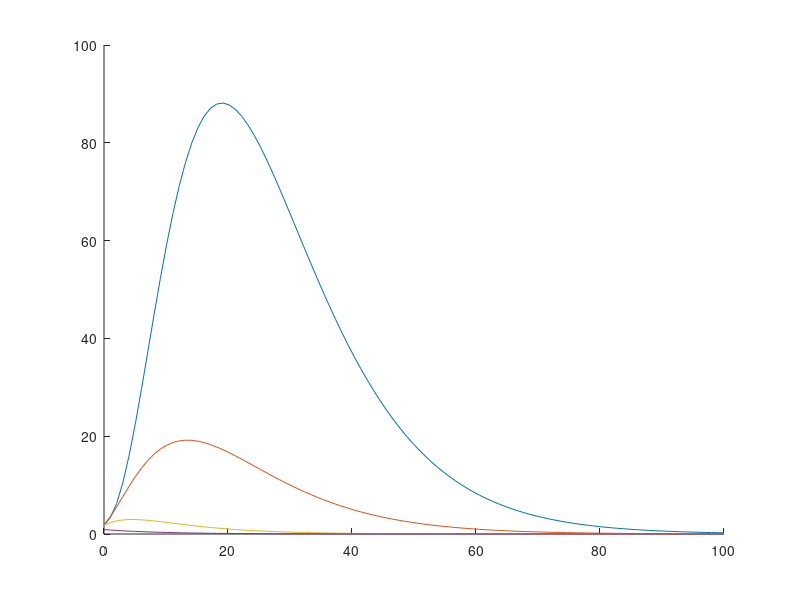

MATLAB code for this plot: (Note: this script raises an error after producing the figure.)
A1 = [0.8 1 0 0; 0 0.9 1 0; 0 0 0.8 1; 0 0 0 0.9];
B1 = [0.1 0.1; 0.1 0.1; 0.1 0.1; 0.1 0.1];
C1 = eye(4);

A2 = [0.7 1 0 0; 0 0.8 1 0; 0 0 0.7 1; 0 0 0 0.8];
B2 = [0.2 0.2; 0.2 0.2; 0.2 0.2; 0.2 0.2];
C2 = eye(4);

A3 = [0.6 1 0 0; 0 0.7 1 0; 0 0 0.6 1; 0 0 0 0.7];
B3 = [0.3 0.3; 0.3 0.3; 0.3 0.3; 0.3 0.3];
C3 = eye(4);

%x_hat[k+1] = A * x_hat[k] + B * u[k] + L * (y[k] - C * x_hat[k])

%y_hat[k] = C * x_hat[k]
x = [1;1;1;1]; % Initial state
y1 = zeros(100,4);
x_hat = x; % Initial estimated state
for k = 1:100
    x = A1*x;
    y1(k,:) = C1*x;
    x_hat = A1*x_hat ;
    y_hat = C1*x_hat;
    x_hat = x_hat + 0.01 * (y1(k,:) - y_hat); % Luenberger observer
end

x = y1(100,:)';
y2 = zeros(100,4);
x_hat = x; % Initial estimated state
for k = 100:200
    x = A2*x;
    y2(k-99,:) = C2*x;
    x_hat = A2*x_hat ;
    y_hat = C2*x_hat;
    x_hat = x_hat + 0.01 * (y2(k-99,:)' - y_hat); % Luenberger observer
end

x = y2(100,:)';
y3 = zeros(100,4);
x_hat = x; % Initial estimated state
for k = 200:300
    x = A3*x ;
    y3(k-199,:) = C3*x;
    x_hat = A3*x_hat;
    y_hat = C3*x_hat;
    x_hat = x_hat + 0.01 * (y3(k-199,:)' - y_hat); % Luenberger observer
end

t = linspace(0,100,100);
figure;
plot(t,y1,t,y_hat);
xlabel('Time');
ylabel('Output');
title('Model 1 Output (Measured vs. Estimated)');
legend('Measured','Estimated');

t = linspace(100,200,100);
figure;
plot(t,y2,t,y_hat);
xlabel('Time');
ylabel('Output');
title('Model 2 Output (Measured vs. Estimated)');
legend('Measured','Estimated');

t = linspace(200,300,100);
figure;
plot(t,y3,t,y_hat);
xlabel('Time');
ylabel('Output');
title('Model 3 Output (Measured vs. Estimated)');
legend('Measured','Estimated');
